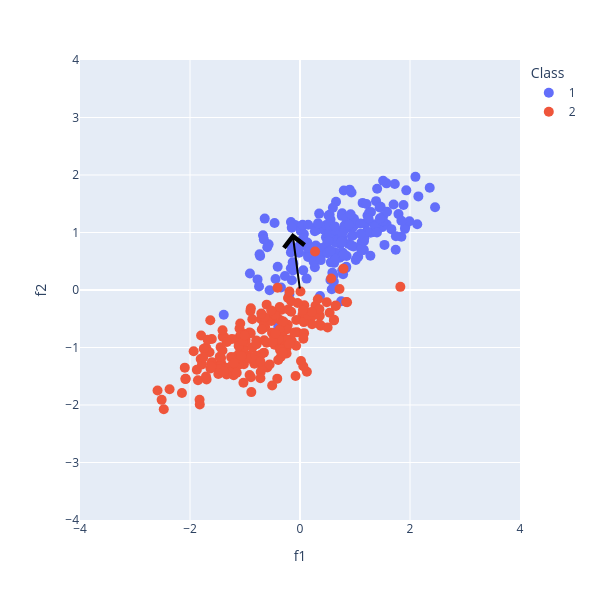
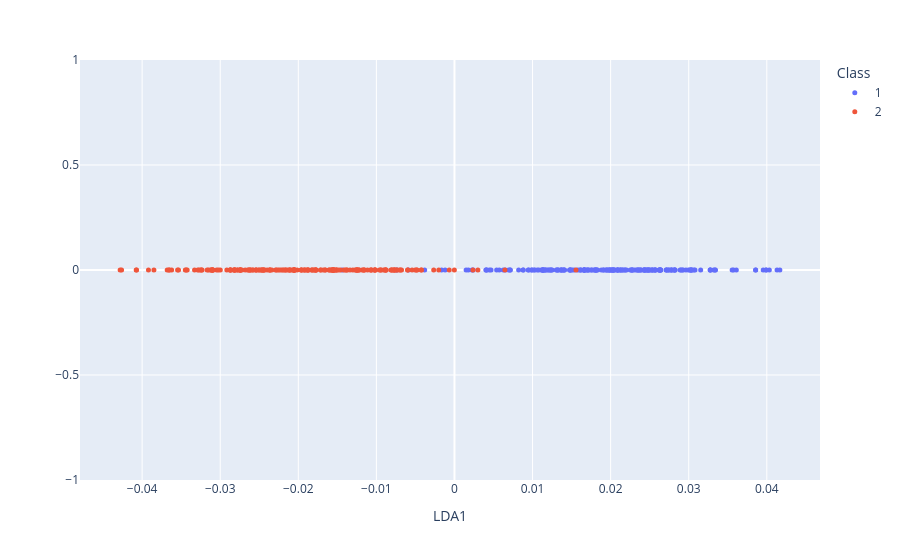

The code cell stored with these charts, in order, in its notebook:
### Markdown cell above
# Exercise 4<p>

Inspect about the utility of projecting the datasets represented in the figures bellow to one dimension by using LDA. Explain graphically your assumptions.
For your convenience these examplary datasets are available at UCStudent
(dataset1.mat and dataset2.mat).<p>
<img src="dataset1.jpg" style="height:350px"> 
<img src="dataset2.jpg" style="height:350px">

### Code cell
import os
import scipy.io as sio
import numpy as np
import plotly.express as px
from sklearn.discriminant_analysis import LinearDiscriminantAnalysis

datasets_folder = os.path.abspath(os.path.join(os.getcwd() ,"../..")) + "/Datasets/" #Set the path to the datasets folder, which is assumed to be two levels up from the current working directory and then inside a "Datasets" folder. Adjust this path as necessary based on your actual directory structure.

data1 = sio.loadmat(datasets_folder + "data/dataset1.mat")

#================For Dataset 1=======================
X1=data1['data_2d'][0][0][0]
y1=data1['data_2d'][0][0][1][0]

#Normalize 
mu = np.mean(X1.T,axis=0)
st = np.std(X1.T,axis=0)
X1 = (X1.T-mu)/st
X1 = X1.T

#Find class 1 & 2 samples
ixw1 = np.where(y1==1)[0]
ixw2 = np.where(y1==2)[0]

#Compute means for the different classes
mu1 = np.array([np.mean(X1[:,ixw1],axis=1)]).T
mu2 = np.array([np.mean(X1[:,ixw2],axis=1)]).T

#Compute within scatter matrices 
S1 = np.matmul((X1[:,ixw1]-mu1), (X1[:,ixw1]-mu1).T)  # The within-class scatter matrix for class 1 is computed by taking the difference between each sample in class 1 and the mean of class 1 (mu1), and then multiplying this difference by its transpose. This results in a matrix that captures the spread of the samples in class 1 around their mean.
S2 = np.matmul((X1[:,ixw2]-mu2), (X1[:,ixw2]-mu2).T)

#Compute within scatter matrix and its inverse
Sw = S1+S2 
Swi = np.linalg.inv(Sw)

#Compute w
w = np.matmul(Swi,(mu1-mu2)) # The weight vector (w) is computed by multiplying the inverse of the within-class scatter matrix (Swi) with the difference between the mean vectors of the two classes (mu1 - mu2). This weight vector defines the direction in which the classes are best separated in the feature space.

#Project data acourding to LDA
# apply transform to dataset
Xp = np.matmul(w.T, X1) # Projecting the data onto the LDA direction by multiplying the transpose of the weight vector (w.T) with the data matrix (X1). This results in a one-dimensional representation of the data along the direction that best separates the classes.


### PLOTS
#Plot original data
fig = px.scatter(x=X1[0,:],y=X1[1,:],color=y1,labels=dict(x="f1",y="f2",color="Class"))
fig.update_traces(marker_size=10)

#Angle between LDA1 & the X axis
teta = np.arccos(np.dot(w.squeeze(),[1,0])/(np.linalg.norm(w)))
#Plot LDA1
fig.add_annotation(
    x=np.cos(teta),  # arrows' head
    y=np.sin(teta),  # arrows' head
    ax=0,  # arrows' tail
    ay=0,  # arrows' tail
    xref='x',
    yref='y',
    axref='x',
    ayref='y',
    text='', 
    showarrow=True,
    arrowhead=4,
    arrowsize=2,
    arrowwidth=2,
    width=4,
    arrowcolor='black'
)

fig.update_xaxes(range = [-4,4])
fig.update_yaxes(range = [-4,4])
fig.update_layout(
    autosize=False,
    width=600,
    height=600,
)
fig.show()

#Plot projected data
fig=px.scatter(x=Xp.squeeze(),y=np.zeros(np.shape(Xp.squeeze())[0]),color=y1,labels=dict(x="LDA1",y="",color="Class"))
fig.update_traces(marker_size=5)
fig.show()

### Figure 1 — Plotly figure (JSON) as saved in the notebook; plotly's stock layout.template omitted (floating-point values rounded to 4 significant figures; data arrays with more than 128 entries replaced by an {"elided": "..."} marker saying what was removed)
{"data": [{"hovertemplate": "Class=1<br>f1=%{x}<br>f2=%{y}<extra></extra>", "legendgroup": "1", "marker": {"color": "#636efa", "size": 10, "symbol": "circle"}, "mode": "markers", "name": "1", "orientation": "v", "showlegend": true, "type": "scatter", "x": {"elided": "200 float values"}, "xaxis": "x", "y": {"elided": "200 float values"}, "yaxis": "y"}, {"hovertemplate": "Class=2<br>f1=%{x}<br>f2=%{y}<extra></extra>", "legendgroup": "2", "marker": {"color": "#EF553B", "size": 10, "symbol": "circle"}, "mode": "markers", "name": "2", "orientation": "v", "showlegend": true, "type": "scatter", "x": {"elided": "200 float values"}, "xaxis": "x", "y": {"elided": "200 float values"}, "yaxis": "y"}], "layout": {"annotations": [{"arrowcolor": "black", "arrowhead": 4, "arrowsize": 2, "arrowwidth": 2, "ax": 0, "axref": "x", "ay": 0, "ayref": "y", "showarrow": true, "text": "", "width": 4, "x": -0.1368, "xref": "x", "y": 0.9906, "yref": "y"}], "autosize": false, "height": 600, "legend": {"title": {"text": "Class"}, "tracegroupgap": 0}, "margin": {"t": 60}, "width": 600, "xaxis": {"anchor": "y", "domain": [0, 1], "range": [-4, 4], "title": {"text": "f1"}}, "yaxis": {"anchor": "x", "domain": [0, 1], "range": [-4, 4], "title": {"text": "f2"}}}}

### Figure 2 — Plotly figure (JSON) as saved in the notebook; plotly's stock layout.template omitted (floating-point values rounded to 4 significant figures; data arrays with more than 128 entries replaced by an {"elided": "..."} marker saying what was removed)
{"data": [{"hovertemplate": "Class=1<br>LDA1=%{x}<br>=%{y}<extra></extra>", "legendgroup": "1", "marker": {"color": "#636efa", "size": 5, "symbol": "circle"}, "mode": "markers", "name": "1", "orientation": "v", "showlegend": true, "type": "scatter", "x": {"elided": "200 float values"}, "xaxis": "x", "y": {"elided": "200 float values"}, "yaxis": "y"}, {"hovertemplate": "Class=2<br>LDA1=%{x}<br>=%{y}<extra></extra>", "legendgroup": "2", "marker": {"color": "#EF553B", "size": 5, "symbol": "circle"}, "mode": "markers", "name": "2", "orientation": "v", "showlegend": true, "type": "scatter", "x": {"elided": "200 float values"}, "xaxis": "x", "y": {"elided": "200 float values"}, "yaxis": "y"}], "layout": {"legend": {"title": {"text": "Class"}, "tracegroupgap": 0}, "margin": {"t": 60}, "xaxis": {"anchor": "y", "domain": [0, 1], "title": {"text": "LDA1"}}, "yaxis": {"anchor": "x", "domain": [0, 1], "title": {"text": ""}}}}
